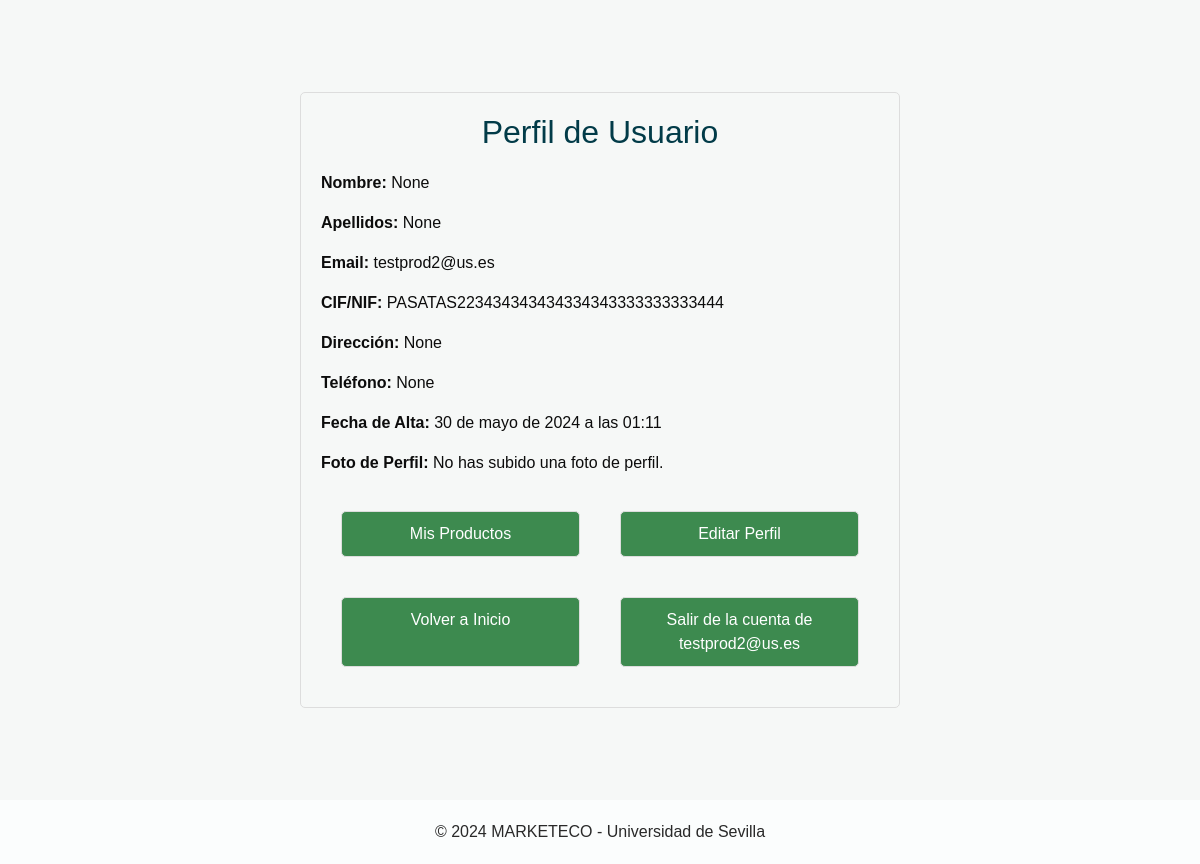
Before: /usuarios/perfil/ (signed in) with the older database file.
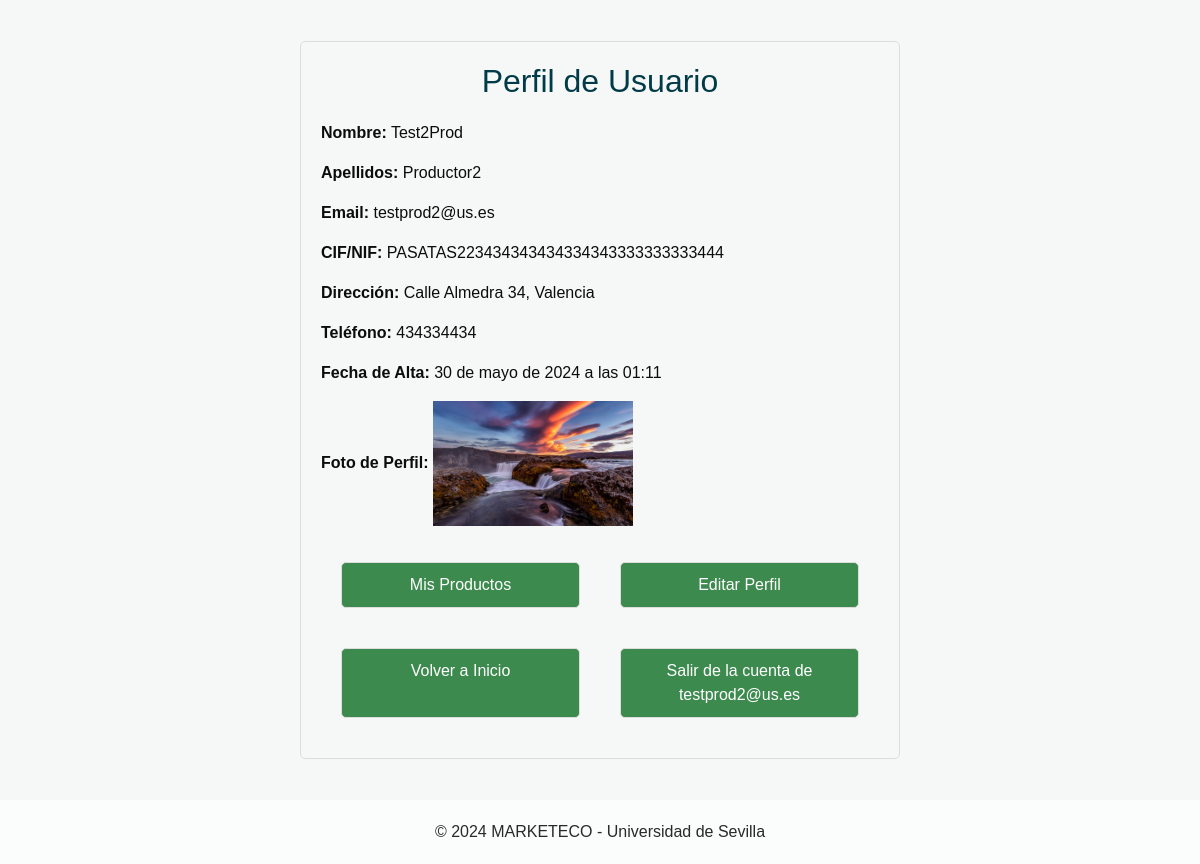
After: the same page with the newer database file.
### Apps/Usuarios/models.py (models this page shows)
class Consumidor(AbstractUser):
    username = models.CharField('Username', blank=True, max_length=50)
    email = models.EmailField('Correo electrónico', unique=True, max_length=100)
    nombre = models.CharField('Nombre', max_length=254, blank=True, null=True)
    apellidos = models.CharField('Apellidos', max_length=254, blank=True, null=True)
    direccion = models.CharField('Direccion', max_length=255, blank=True, null=True)
    telefono = models.CharField('Teléfono', max_length=20, blank=True, null=True)
    fecha_alta = models.DateTimeField('Fecha de Alta', auto_now_add=True)
    photo = models.ImageField('Imagen de Perfil', upload_to='Usuarios/perfiles/', blank=True, null=True)
    photo_url = models.URLField('URL de Imagen de Perfil', blank=True, null=True)
    is_productor = models.BooleanField(default=False)
    is_active = models.BooleanField(default=True)
    is_staff = models.BooleanField(default=False)
    is_superuser = models.BooleanField(default=False)
    USERNAME_FIELD = 'email'
    REQUIRED_FIELDS = []
    objects = CustomUserManager()
    class Meta:
        verbose_name_plural = "Consumidores"

class Productor(Consumidor):
    cif = models.CharField('CIF', unique=True, max_length=200)
    USERNAME_FIELD = 'email'
    REQUIRED_FIELDS = []
    objects = CustomUserManager()
    class Meta:
        verbose_name_plural = "Productores"

### Apps/Usuarios/views.py (the view)
# urls.py: path('usuarios/perfil/', usuarios_views.perfil, name='perfil'),
@login_required
def perfil(request):
    user = request.user
    if hasattr(user, 'productor'):
        user = user.productor
    context = {
        'user': user
    }
    if(isinstance(user, Productor)):
        return render(request, 'perfil_prod.html', context)
    else:
        return render(request, 'perfil.html', context)

### Apps/Usuarios/templates/perfil_prod.html (shortened to what this page needs)
<!DOCTYPE html>
<html lang="en">
<head>
    <link rel="stylesheet" type="text/css" href="https://cdnjs.cloudflare.com/ajax/libs/OwlCarousel2/2.1.3/assets/owl.carousel.min.css" />
    <link rel="stylesheet" type="text/css" href="/../static/css/bootstrap.css"/>
    <link href="/../static/css/style.css" rel="stylesheet" />
    <link href="/../static/css/responsive.css" rel="stylesheet" />
</head>
<body>
    <div class="container_perfil">
        <div class="perfil_form">
            <h2>Perfil de Usuario</h2>
            <p><strong>Nombre:</strong> {{ user.nombre }}</p>
            <p><strong>Apellidos:</strong> {{ user.apellidos }}</p>
            <p><strong>Email:</strong> {{ user.email }}</p>
            <p><strong>CIF/NIF:</strong> {{ user.cif }}</p>
            <p><strong>Dirección:</strong> {{ user.direccion }}</p>
            <p><strong>Teléfono:</strong> {{ user.telefono }}</p>
            <p><strong>Fecha de Alta:</strong> {{ user.fecha_alta }}</p>
            <p>
                <strong>Foto de Perfil:</strong>
                {% if user.photo %}
                    <img src="{{ user.photo.url }}" alt="Foto de Perfil" width="200">
                {% else %}
                    No has subido una foto de perfil.
                {% endif %}
            </p>
            {% if user.is_productor %}
            <div class="button_group">
                <a href="{% url 'products' %}" class="btn">Mis Productos</a>
                <a href="{% url 'edit_profile_prod' %}" class="btn">Editar Perfil</a>
            {% endif %}
            </div>
            <div class="button_group">
                <a href="/" class="btn btn_back">Volver a Inicio</a>
                <a href="/usuarios/signup/logout" class="btn">Salir de la cuenta de {{ user.username }}</a>
            </div>
        </div>
    </div>
    <section class="container-fluid footer_section_perfil">
        <p>
        &copy;  2024 MARKETECO - Universidad de Sevilla </a>
        </p>
    </section>
</body>
</html>

### static/css/style.css (style rules this page uses)
body { font-family: "Poppins", sans-serif; color: #0c0c0c; background-color: #ffffff; }
a, a:hover, a:focus { text-decoration: none; }
.btn, .btn:focus { outline: none !important; -webkit-box-shadow: none; box-shadow: none; }

### Apps/Usuarios/templates/perfil_prod.html (style rules this page uses)
body, html { height: 100%; margin: 0; font-family: Arial, sans-serif; justify-content: center; align-items: center; }
.container_perfil { background-color: #f6f8f7; height: 100vh; display: flex; justify-content: center; align-items: center; }
.perfil_form { width: 100%; padding: 20px; margin: 300px; border: 1px solid #ddd; border-radius: 5px; background-color: #f6f8f7; }
.perfil_form h2 { text-align: center; margin-bottom: 20px; color: #023b48; }
.btn { width: calc(100% - 22px); padding: 10px; margin: 20px; border: 1px solid #ddd; border-radius: 5px; box-sizing: border-box; background-color: #3d8a4f; color: #ffffff; cursor: pointer; transition: background-color 0.3s ease; }
.button_group { display: flex; justify-content: center; }
.footer_section_perfil { background-color: #fbfdfd; padding: 20px; font-weight: 500; }
.footer_section_perfil p { color: #292929; margin: 0; text-align: center; }

Changed rows visible on the page:
changed Consumidor "testprod2@us.es": nombre "None" → "Test2Prod"; apellidos "None" → "Productor2"; direccion "None" → "Calle Almedra 34, Valencia"; telefono "None" → "434334434"; photo: picture added
Other visible differences:
text no longer shown: "No has subido una foto de perfil."
